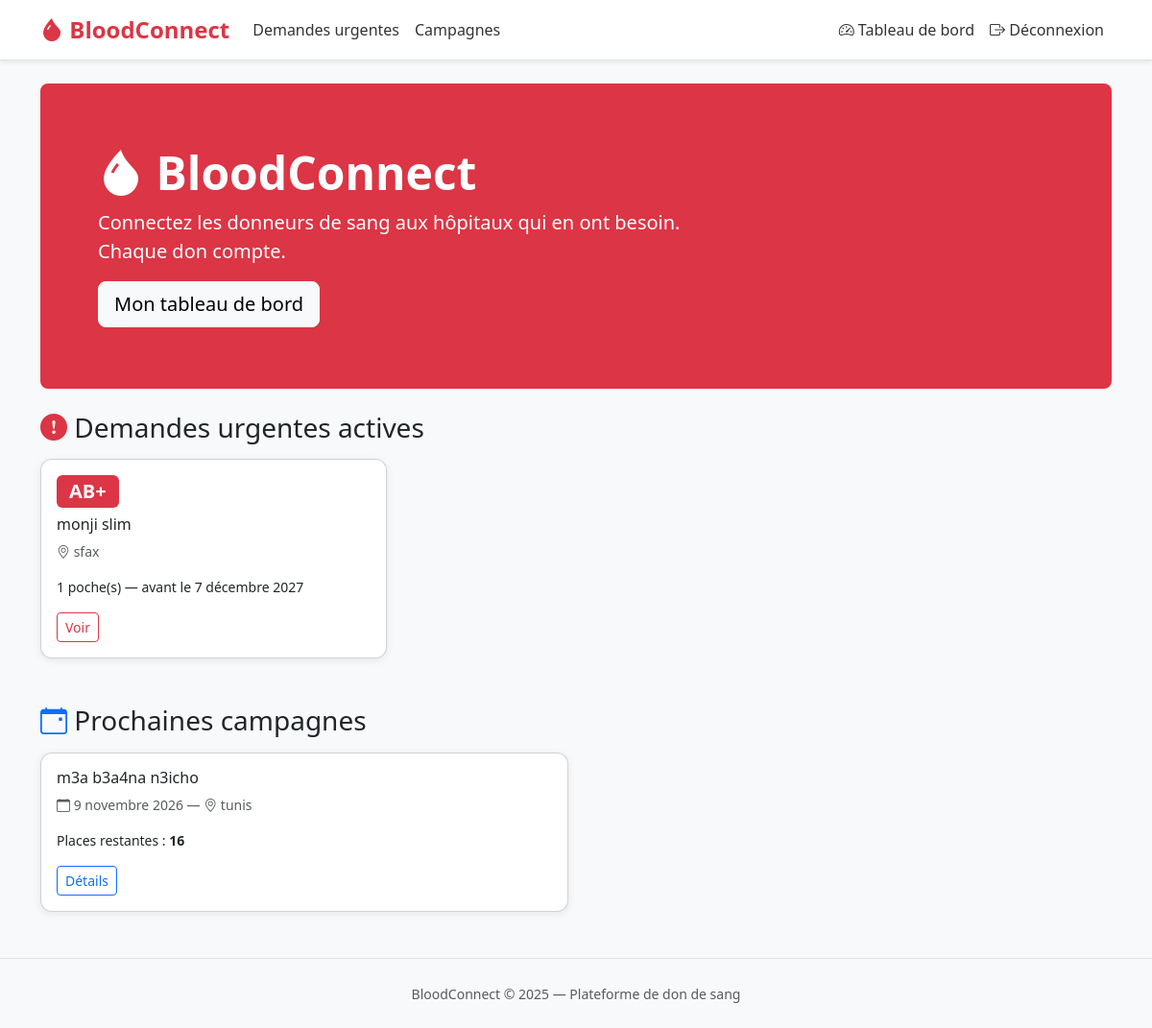
/ (signed in), run on the app's committed database.
### core/models.py (models this page shows, shortened)
class DemandeUrgente(models.Model):
    STATUT_CHOICES = [
        ('active', 'Active'),
        ('cloturee', 'Clôturée'),
        ('satisfaite', 'Satisfaite'),
    ]
    hopital = models.ForeignKey(Hopital, on_delete=models.CASCADE, related_name='demandes')
    groupe_sanguin = models.CharField(max_length=3, choices=BLOOD_GROUPS)
    quantite = models.PositiveIntegerField(help_text="Nombre de poches")
    delai = models.DateField(help_text="Date limite")
    description = models.TextField(blank=True)
    statut = models.CharField(max_length=20, choices=STATUT_CHOICES, default='active')
    date_creation = models.DateTimeField(auto_now_add=True)

class Hopital(models.Model):
    user = models.OneToOneField(User, on_delete=models.CASCADE, related_name='hopital')
    nom = models.CharField(max_length=200)
    adresse = models.TextField()
    ville = models.CharField(max_length=100)
    numero_agrement = models.CharField(max_length=50, unique=True)
    valide = models.BooleanField(default=False)

class Campagne(models.Model):
    hopital = models.ForeignKey(Hopital, on_delete=models.CASCADE, related_name='campagnes')
    nom = models.CharField(max_length=200)
    date = models.DateField()
    lieu = models.CharField(max_length=200)
    groupes_cibles = models.JSONField(default=list, help_text="Liste de groupes sanguins ciblés")
    capacite_totale = models.PositiveIntegerField()
    def places_restantes(self):
        inscrits = self.inscriptions.count()
        return max(0, self.capacite_totale - inscrits)

### core/views/home_views.py (the view)
# urls.py: path('', home_views.home, name='home'),
def home(request):
    demandes_recentes = DemandeUrgente.objects.filter(
        statut='active',
        delai__gte=timezone.now().date()
    ).order_by('-date_creation')[:6]
    campagnes_a_venir = Campagne.objects.filter(
        date__gte=timezone.now().date()
    ).order_by('date')[:4]
    context = {
        'demandes_recentes': demandes_recentes,
        'campagnes_a_venir': campagnes_a_venir,
    }
    return render(request, 'home.html', context)

### templates/home.html (shortened to what this page needs)
{% extends 'base.html' %}
{% block content %}
<div class="p-5 mb-4 bg-danger text-white rounded-3">
  <div class="container-fluid py-3">
    <h1 class="display-5 fw-bold"><i class="bi bi-droplet-fill"></i> BloodConnect</h1>
    <p class="col-md-8 fs-5">Connectez les donneurs de sang aux hôpitaux qui en ont besoin. Chaque don compte.</p>
    {% if not user.is_authenticated %}
      <a href="{% url 'inscription_donneur' %}" class="btn btn-light btn-lg me-2">Devenir donneur</a>
      <a href="{% url 'inscription_hopital' %}" class="btn btn-outline-light btn-lg">Inscrire un hôpital</a>
    {% else %}
      <a href="{% url 'dashboard' %}" class="btn btn-light btn-lg">Mon tableau de bord</a>
    {% endif %}
  </div>
</div>
<h3 class="mb-3"><i class="bi bi-exclamation-circle-fill text-danger"></i> Demandes urgentes actives</h3>
<div class="row g-3 mb-5">
  {% for demande in demandes_recentes %}
    <div class="col-md-4">
      <div class="card h-100">
        <div class="card-body">
          <span class="badge bg-danger fs-5 mb-2">{{ demande.groupe_sanguin }}</span>
          <h6 class="card-title">{{ demande.hopital.nom }}</h6>
          <p class="text-muted small"><i class="bi bi-geo-alt"></i> {{ demande.hopital.ville }}</p>
          <p class="small">{{ demande.quantite }} poche(s) — avant le {{ demande.delai }}</p>
          <a href="{% url 'detail_demande' demande.pk %}" class="btn btn-outline-danger btn-sm">Voir</a>
        </div>
      </div>
    </div>
  {% empty %}
    <p class="text-muted">Aucune demande urgente active pour le moment.</p>
  {% endfor %}
</div>
<h3 class="mb-3"><i class="bi bi-calendar-event text-primary"></i> Prochaines campagnes</h3>
<div class="row g-3">
  {% for campagne in campagnes_a_venir %}
    <div class="col-md-6">
      <div class="card">
        <div class="card-body">
          <h6 class="card-title">{{ campagne.nom }}</h6>
          <p class="text-muted small"><i class="bi bi-calendar"></i> {{ campagne.date }} — <i class="bi bi-geo-alt"></i> {{ campagne.lieu }}</p>
          <p class="small">Places restantes : <strong>{{ campagne.places_restantes }}</strong></p>
          <a href="{% url 'detail_campagne' campagne.pk %}" class="btn btn-outline-primary btn-sm">Détails</a>
        </div>
      </div>
    </div>
  {% empty %}
    <p class="text-muted">Aucune campagne à venir.</p>
  {% endfor %}
</div>
{% endblock %}

### templates/base.html (style rules this page uses)
body { background-color: #f8f9fa; }
.card { border-radius: 12px; box-shadow: 0 2px 8px rgba(0,0,0,0.08); }

### data on the page
DemandeUrgente: groupe_sanguin "AB+", hopital.nom "monji slim", hopital.ville "sfax", quantite "1", delai "7 décembre 2027"
Campagne: nom "m3a b3a4na n3icho", date "9 novembre 2026", lieu "tunis", places_restantes "16"
